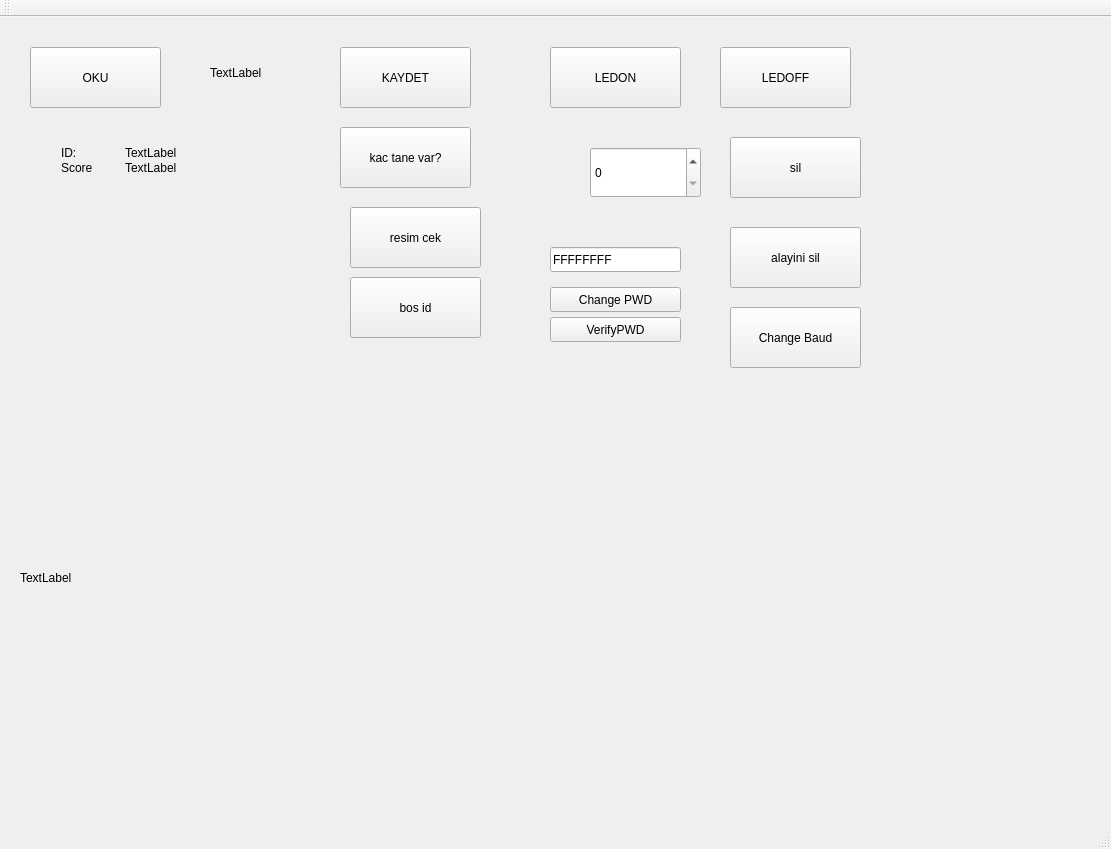
<?xml version="1.0" encoding="UTF-8"?>
<ui version="4.0">
 <class>MainWindow</class>
 <widget class="QMainWindow" name="MainWindow">
  <property name="geometry">
   <rect>
    <x>0</x>
    <y>0</y>
    <width>1111</width>
    <height>849</height>
   </rect>
  </property>
  <property name="windowTitle">
   <string>MainWindow</string>
  </property>
  <widget class="QWidget" name="centralWidget">
   <widget class="QLabel" name="label">
    <property name="geometry">
     <rect>
      <x>210</x>
      <y>20</y>
      <width>251</width>
      <height>71</height>
     </rect>
    </property>
    <property name="text">
     <string>TextLabel</string>
    </property>
   </widget>
   <widget class="QPushButton" name="pushButton">
    <property name="geometry">
     <rect>
      <x>30</x>
      <y>30</y>
      <width>131</width>
      <height>61</height>
     </rect>
    </property>
    <property name="text">
     <string>OKU</string>
    </property>
   </widget>
   <widget class="QLabel" name="label_3">
    <property name="geometry">
     <rect>
      <x>20</x>
      <y>350</y>
      <width>851</width>
      <height>421</height>
     </rect>
    </property>
    <property name="text">
     <string>TextLabel</string>
    </property>
   </widget>
   <widget class="QWidget" name="layoutWidget">
    <property name="geometry">
     <rect>
      <x>50</x>
      <y>120</y>
      <width>144</width>
      <height>46</height>
     </rect>
    </property>
    <layout class="QVBoxLayout" name="verticalLayout">
     <item>
      <layout class="QHBoxLayout" name="horizontalLayout">
       <item>
        <widget class="QLabel" name="label_2">
         <property name="text">
          <string>ID:</string>
         </property>
        </widget>
       </item>
       <item>
        <widget class="QLabel" name="idlabel">
         <property name="text">
          <string>TextLabel</string>
         </property>
        </widget>
       </item>
      </layout>
     </item>
     <item>
      <layout class="QHBoxLayout" name="horizontalLayout_2">
       <item>
        <widget class="QLabel" name="label_4">
         <property name="text">
          <string>Score</string>
         </property>
        </widget>
       </item>
       <item>
        <widget class="QLabel" name="scorelabel">
         <property name="text">
          <string>TextLabel</string>
         </property>
        </widget>
       </item>
      </layout>
     </item>
    </layout>
   </widget>
   <widget class="QPushButton" name="pushButton_2">
    <property name="geometry">
     <rect>
      <x>340</x>
      <y>30</y>
      <width>131</width>
      <height>61</height>
     </rect>
    </property>
    <property name="text">
     <string>KAYDET</string>
    </property>
   </widget>
   <widget class="QPushButton" name="pushButton_3">
    <property name="geometry">
     <rect>
      <x>550</x>
      <y>30</y>
      <width>131</width>
      <height>61</height>
     </rect>
    </property>
    <property name="text">
     <string>LEDON</string>
    </property>
   </widget>
   <widget class="QPushButton" name="pushButton_4">
    <property name="geometry">
     <rect>
      <x>720</x>
      <y>30</y>
      <width>131</width>
      <height>61</height>
     </rect>
    </property>
    <property name="text">
     <string>LEDOFF</string>
    </property>
   </widget>
   <widget class="QPushButton" name="pushButton_5">
    <property name="geometry">
     <rect>
      <x>340</x>
      <y>110</y>
      <width>131</width>
      <height>61</height>
     </rect>
    </property>
    <property name="text">
     <string>kac tane var?</string>
    </property>
   </widget>
   <widget class="QSpinBox" name="spinBox">
    <property name="geometry">
     <rect>
      <x>590</x>
      <y>130</y>
      <width>111</width>
      <height>51</height>
     </rect>
    </property>
   </widget>
   <widget class="QPushButton" name="pushButton_6">
    <property name="geometry">
     <rect>
      <x>730</x>
      <y>120</y>
      <width>131</width>
      <height>61</height>
     </rect>
    </property>
    <property name="text">
     <string>sil</string>
    </property>
   </widget>
   <widget class="QPushButton" name="pushButton_7">
    <property name="geometry">
     <rect>
      <x>730</x>
      <y>210</y>
      <width>131</width>
      <height>61</height>
     </rect>
    </property>
    <property name="text">
     <string>alayini sil</string>
    </property>
   </widget>
   <widget class="QPushButton" name="pushButton_8">
    <property name="geometry">
     <rect>
      <x>730</x>
      <y>290</y>
      <width>131</width>
      <height>61</height>
     </rect>
    </property>
    <property name="text">
     <string>Change Baud</string>
    </property>
   </widget>
   <widget class="QPushButton" name="pushButton_9">
    <property name="geometry">
     <rect>
      <x>350</x>
      <y>190</y>
      <width>131</width>
      <height>61</height>
     </rect>
    </property>
    <property name="text">
     <string>resim cek</string>
    </property>
   </widget>
   <widget class="QLabel" name="label_5">
    <property name="geometry">
     <rect>
      <x>880</x>
      <y>30</y>
      <width>200</width>
      <height>200</height>
     </rect>
    </property>
    <property name="text">
     <string/>
    </property>
   </widget>
   <widget class="QPushButton" name="pushButton_10">
    <property name="geometry">
     <rect>
      <x>550</x>
      <y>270</y>
      <width>131</width>
      <height>25</height>
     </rect>
    </property>
    <property name="text">
     <string>Change PWD</string>
    </property>
   </widget>
   <widget class="QLineEdit" name="lineEdit">
    <property name="geometry">
     <rect>
      <x>550</x>
      <y>230</y>
      <width>131</width>
      <height>25</height>
     </rect>
    </property>
    <property name="text">
     <string>FFFFFFFF</string>
    </property>
   </widget>
   <widget class="QPushButton" name="pushButton_11">
    <property name="geometry">
     <rect>
      <x>350</x>
      <y>260</y>
      <width>131</width>
      <height>61</height>
     </rect>
    </property>
    <property name="text">
     <string>bos id</string>
    </property>
   </widget>
   <widget class="QPushButton" name="pushButton_12">
    <property name="geometry">
     <rect>
      <x>550</x>
      <y>300</y>
      <width>131</width>
      <height>25</height>
     </rect>
    </property>
    <property name="text">
     <string>VerifyPWD</string>
    </property>
   </widget>
  </widget>
  <widget class="QMenuBar" name="menuBar">
   <property name="geometry">
    <rect>
     <x>0</x>
     <y>0</y>
     <width>1111</width>
     <height>22</height>
    </rect>
   </property>
  </widget>
  <widget class="QToolBar" name="mainToolBar">
   <attribute name="toolBarArea">
    <enum>TopToolBarArea</enum>
   </attribute>
   <attribute name="toolBarBreak">
    <bool>false</bool>
   </attribute>
  </widget>
  <widget class="QStatusBar" name="statusBar"/>
 </widget>
 <layoutdefault spacing="6" margin="11"/>
 <resources/>
 <connections/>
</ui>
